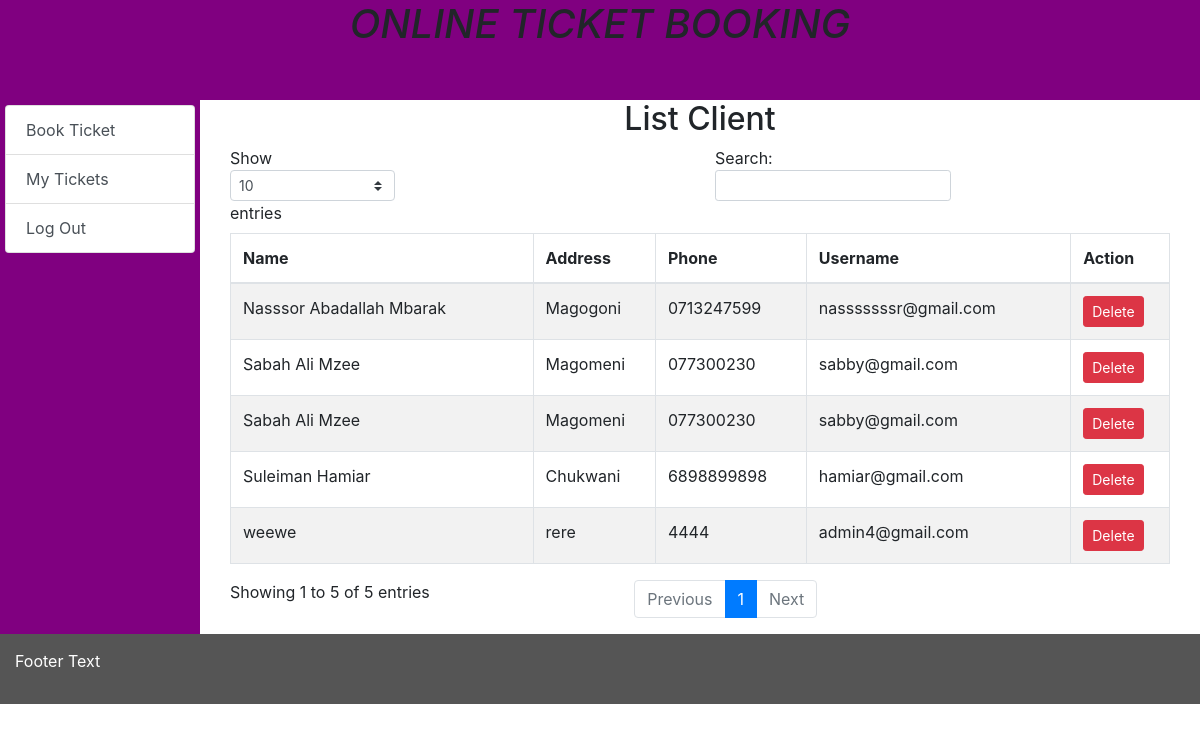
Page /viewClient.php (signed in) on the committed database.
### tables this page shows
CREATE TABLE `client` (
  `clientID` int(11) NOT NULL,
  `clientName` varchar(100) NOT NULL,
  `clientAddress` varchar(100) NOT NULL,
  `clientPhone` varchar(100) NOT NULL,
  `clientStatus` varchar(100) NOT NULL,
  `username` varchar(100) NOT NULL,
  `password` varchar(100) NOT NULL
);

### viewClient.php (the view)
<!DOCTYPE html>
<html lang="en" dir="ltr">
  <head>
    <?php include 'link.php'; ?>
  </head>
  <body>
    <div class="container-fluid">
      <div class="row content">
        <div class="col-sm-12" style="background-color: purple; min-height: 100px;">
          <h1 align="center"><i>ONLINE TICKET BOOKING</i></h1>
        </div>
        <div class="col-sm-2" style="padding: 5px; background-color: purple;">
          <?php include 'menu.php'; ?>
        </div>
        <div class="col-sm-10" style="min-height: 500px;">
          <h2 class="text-center">List Client</h2>
          <div class="container">
            <table id="example" class="table table-striped table-bordered" style="width:100%">
              <thead>
                  <tr>
                      <th>Name</th>
                      <th>Address</th>
                      <th>Phone</th>
                      <th>Username</th>
                      <th>Action</th>
                  </tr>
              </thead>
              <tbody>
                <?php
                  include "conn.php";
                  $sql ="SELECT * FROM client";
                  $stmt = $con->query($sql);
                  $result = $stmt->fetchAll();
                  foreach ($result as $row) { ?>
                    <tr>
                        <td><?php echo $row['clientName']; ?></td>
                        <td><?php echo $row['clientAddress']; ?></td>
                        <td><?php echo $row['clientPhone']; ?></td>
                        <td><?php echo $row['username']; ?></td>
                        <td>
                          <a href="deleteClient.php?clientId=<?php echo $row['clientId']; ?>" onclick="return confirm('Do You Want To Delete?')" class="btn btn-sm btn-danger">
                            Delete
                          </a>
                        </td>
                    </tr>
                    <?php
                  }
                 ?>
              </tbody>
            </table>
          </div>
        </div>
      </div>
    </div>
    <footer class="container-fluid">
      <p>Footer Text</p>
    </footer>
  </body>
</html>

### link.php (style rules this page uses)
footer { background-color: #555; color: white; padding: 15px; }

### rows in the picture
client: clientName "Sabah Ali Mzee", clientAddress "Magomeni", clientPhone "077300230", username "sabby@gmail.com"
client: clientName "Sabah Ali Mzee", clientAddress "Magomeni", clientPhone "077300230", username "sabby@gmail.com"
client: clientName "weewe", clientAddress "rere", clientPhone "4444", username "admin4@gmail.com"
client: clientName "Nasssor Abadallah Mbarak", clientAddress "Magogoni", clientPhone "0713247599", username "nasssssssr@gmail.com"
client: clientName "Suleiman Hamiar", clientAddress "Chukwani", clientPhone "6898899898", username "hamiar@gmail.com"
